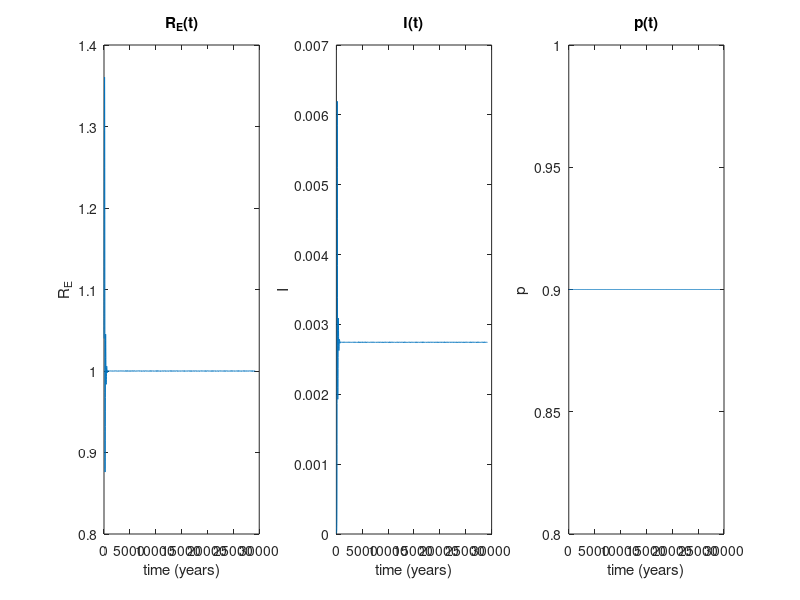

Write the MATLAB code that produced this figure.
clear all;
close all;
% Define the parameters
k = 40;
R_0 = 15; % Basic Reproduction Number
mu = 1/78; % per year
v = 1/7; % per day
beta = R_0*(mu+v); % Transmission rate
S0 = 1.04/R_0;
I0 = 0.82e-5;
p0 = 0.95; % starting value of p
p2008 = 0.90;
gamma = 1.253*10^(-4);        
alpha_A = gamma/0.766; 
% Define the system of differential equations
f = @(t,y) [
    mu*(1-p2008) - mu*y(1) - beta*y(1)*y(2);                                   % dS/dt
    beta*y(1)*y(2) - (mu+v)*y(2);                                             % dI/dt
     k*(1-p2008) * ((k*y(2) - alpha_A*p2008)*p2008 + gamma);            % dp/dt
];
 
% Set the initial conditions
y0 = [S0; I0; p0];

% Set the time span
tspan = [0 80*365];

% Solve the system
[t, Y] = ode45(f, tspan, y0);

% Plot the results
figure;
subplot(1,3,1);
plot(t, R_0*Y(:,1));
title('R_E(t)');
xlabel('time (years)');
ylabel('R_E');

subplot(1,3,2);
plot(t, Y(:,2));
title('I(t)');
xlabel('time (years)');
ylabel('I');

subplot(1,3,3);
plot(t, ones(size(t))*p2008);
title('p(t)');
xlabel('time (years)');
ylabel('p');
